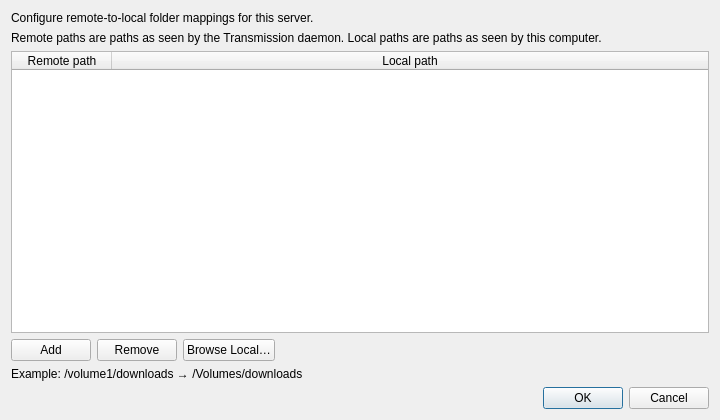
<?xml version="1.0" encoding="UTF-8"?>
<ui version="4.0">
 <class>FolderMappingsDialog</class>
 <widget class="QDialog" name="FolderMappingsDialog">
  <property name="geometry">
   <rect>
    <x>0</x>
    <y>0</y>
    <width>720</width>
    <height>420</height>
   </rect>
  </property>
  <property name="windowTitle">
   <string>Folder Mappings</string>
  </property>
  <layout class="QVBoxLayout" name="verticalLayout">
   <item>
    <widget class="QLabel" name="serverLabel">
     <property name="text">
      <string>Configure remote-to-local folder mappings for this server.</string>
     </property>
     <property name="wordWrap">
      <bool>true</bool>
     </property>
    </widget>
   </item>
   <item>
    <widget class="QLabel" name="helpLabel">
     <property name="text">
      <string>Remote paths are paths as seen by the Transmission daemon. Local paths are paths as seen by this computer.</string>
     </property>
     <property name="wordWrap">
      <bool>true</bool>
     </property>
    </widget>
   </item>
   <item>
    <widget class="QTableWidget" name="mappingsTable">
     <property name="alternatingRowColors">
      <bool>true</bool>
     </property>
     <property name="selectionBehavior">
      <enum>QAbstractItemView::SelectRows</enum>
     </property>
     <property name="selectionMode">
      <enum>QAbstractItemView::SingleSelection</enum>
     </property>
     <attribute name="horizontalHeaderStretchLastSection">
      <bool>true</bool>
     </attribute>
     <column>
      <property name="text">
       <string>Remote path</string>
      </property>
     </column>
     <column>
      <property name="text">
       <string>Local path</string>
      </property>
     </column>
    </widget>
   </item>
   <item>
    <layout class="QHBoxLayout" name="buttonLayout">
     <item>
      <widget class="QPushButton" name="addButton">
       <property name="text">
        <string>Add</string>
       </property>
      </widget>
     </item>
     <item>
      <widget class="QPushButton" name="removeButton">
       <property name="text">
        <string>Remove</string>
       </property>
      </widget>
     </item>
     <item>
      <widget class="QPushButton" name="browseLocalButton">
       <property name="text">
        <string>Browse Local…</string>
       </property>
      </widget>
     </item>
     <item>
      <spacer name="buttonSpacer">
       <property name="orientation">
        <enum>Qt::Horizontal</enum>
       </property>
       <property name="sizeHint" stdset="0">
        <size>
         <width>40</width>
         <height>20</height>
        </size>
       </property>
      </spacer>
     </item>
    </layout>
   </item>
   <item>
    <widget class="QLabel" name="exampleLabel">
     <property name="text">
      <string>Example: /volume1/downloads → /Volumes/downloads</string>
     </property>
     <property name="wordWrap">
      <bool>true</bool>
     </property>
    </widget>
   </item>
   <item>
    <widget class="QDialogButtonBox" name="buttonBox">
     <property name="orientation">
      <enum>Qt::Horizontal</enum>
     </property>
     <property name="standardButtons">
      <set>QDialogButtonBox::Cancel|QDialogButtonBox::Ok</set>
     </property>
    </widget>
   </item>
  </layout>
 </widget>
 <resources/>
 <connections/>
</ui>
